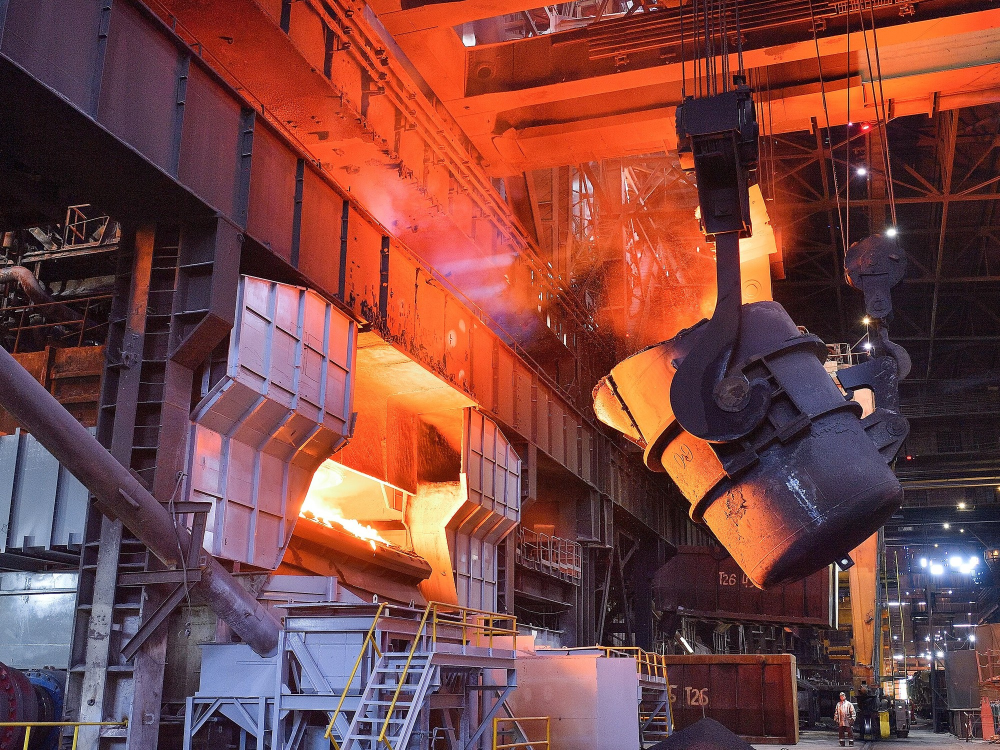
#> input picture paper_figures/base/fig01a_photo_qarmet_cc0.jpg, 2000 x 1500 px (shown at 1/2 size)
$ python fig01_dual_modal_schematic.py
#> lines starting #> are read from the running program, lines starting #| are printed output that depends on the picture
### B_APMCM_LaTeX/mcm_style.py
"""mcm_style: O-award figure style for MCM/ICM/APMCM papers.

Usage (copy this file next to your plotting code, or add its folder to sys.path):

    import mcm_style as ms
    ms.use_style(palette="euler", profile="apmcm")      # once, before plotting
    fig, ax = ms.subplots(frac=1.0, aspect=0.45)        # sized to the real text width
    ax.plot(x, y, color=ms.C.primary)
    ms.save(fig, "figures/fig_q1_rank_selection")        # -> .pdf (vector) + .png (300 dpi)

Design rules baked in (see SKILL.md for the reasoning):
* figures are drawn at their final printed width, so 8-9 pt text stays 8-9 pt in the PDF;
* serif text (Times) + STIX math to match a LaTeX body set in Times (newtx);
* no top/right spines, light dashed y-grid, no in-figure titles (the caption is the title);
* one palette per paper; `primary` = our model, `baseline` = grey, `good`/`bad` only for signed change.
"""
from __future__ import annotations

import os
from dataclasses import dataclass, field
from typing import Iterable, Sequence

import matplotlib as mpl
import matplotlib.pyplot as plt
import numpy as np
from matplotlib.colors import LinearSegmentedColormap, to_rgb

# --------------------------------------------------------------------------------------
# Text widths (inches) of the two templates this skill targets.
#   mcmthesis   : A4, margin = 1in            -> 210mm - 50.8mm  = 159.2mm = 6.27in
#   apmcmthesis : A4, left/right = 31.8mm     -> 210mm - 63.6mm  = 146.4mm = 5.76in
# --------------------------------------------------------------------------------------
TEXTWIDTH = {"mcm": 6.27, "apmcm": 5.76}

# --------------------------------------------------------------------------------------
# Palettes. Each was distilled from k-means clustering of the coloured pixels in O-award
# papers (see references/o-award-figure-analysis.md). Common structure: a cool dominant hue
# family (60-75 % of coloured area) + ONE warm accent (10-25 %) for the thing to look at.
# --------------------------------------------------------------------------------------


@dataclass(frozen=True)
class Palette:
    name: str
    primary: str      # our model / main series / hero bars
    secondary: str    # second series of the same family (variant, "after", fit)
    tertiary: str     # third series
    accent: str       # warm highlight: the one thing the reader must see
    accent2: str      # second warm tone (rarely needed)
    baseline: str     # baseline / reference / "others" - always neutral
    dark: str         # text-like dark tone for annotations / outlines
    light: str        # pale fill of primary family (bands, shaded regions, table header)
    light_accent: str  # pale fill of accent family (highlight regions / rows)
    good: str         # signed change: improvement (use ONLY for deltas)
    bad: str          # signed change: deterioration (use ONLY for deltas)
    series: tuple = field(default_factory=tuple)  # categorical order, lightness-spread & CVD-checked

    def cycle(self) -> list[str]:
        """Order for multi-series plots. First 3 pass CVD (dE>18) and grayscale (dL>12) checks;
        beyond 3 series ALSO vary marker / linestyle (see SKILL.md)."""
        return list(self.series) if self.series else [self.primary, self.accent, self.secondary, self.tertiary]


PALETTES: dict[str, Palette] = {
    # 2519935 (2025 D, Euler award): indigo/lavender family + peach/terracotta accent.
    "euler": Palette("euler", primary="#4C5D91", secondary="#A99BCF", tertiary="#8FA7D6",
                     accent="#E8956A", accent2="#C46A4A", baseline="#9A9A9A", dark="#2F3A5C",
                     light="#E4E1F1", light_accent="#FBE3D0", good="#3E7CB1", bad="#C8553D",
                     series=("#3B4A7E", "#E8956A", "#8E80C2", "#A9B8DE", "#C46A4A")),
    # 2611034 (2026 C): teal family + salmon accent.
    "teal": Palette("teal", primary="#2F7F91", secondary="#7DB3C0", tertiary="#AFD5DC",
                    accent="#E2876A", accent2="#B85C62", baseline="#9AA3A8", dark="#244A55",
                    light="#DCEEF1", light_accent="#F8DDD2", good="#2F7F91", bad="#C0504D",
                    series=("#2F7F91", "#E2876A", "#1F4F5B", "#8CC3CE", "#B85C62")),
    # 2604153 (2026 E) / 2500759 (2025 C): steel-blue family + sand-gold accent.
    "steel": Palette("steel", primary="#206FAA", secondary="#6C92AB", tertiary="#97BED5",
                     accent="#D9A441", accent2="#B5524A", baseline="#9C9C9C", dark="#24435C",
                     light="#DDEAF4", light_accent="#F6EACB", good="#206FAA", bad="#B5524A",
                     series=("#206FAA", "#D9A441", "#1D3A52", "#B3D0E5", "#B5524A")),
    # 2625185 / 2627711 / 2608346: slate greys + single orange accent (most "serious" look).
    "slate": Palette("slate", primary="#3E5C76", secondary="#748CA3", tertiary="#A9BCCD",
                     accent="#E07B39", accent2="#5E9E6E", baseline="#A0A0A0", dark="#263645",
                     light="#E3EAF0", light_accent="#FBE2D0", good="#3E7CB1", bad="#C8553D",
                     series=("#3E5C76", "#E07B39", "#1F2D3A", "#9FB4C7", "#5E9E6E")),
}


class _ColorNS:
    """Attribute access to the active palette: ms.C.primary, ms.C.accent, ..."""

    def __init__(self) -> None:
        self._p = PALETTES["euler"]

    def __getattr__(self, item):  # noqa: D401
        return getattr(self._p, item)

    @property
    def palette(self) -> Palette:
        return self._p


C = _ColorNS()
_PROFILE = {"profile": "mcm"}


def use_style(palette: str = "euler", profile: str = "mcm", serif: bool = True, base_pt: float = 9.0) -> Palette:
    """Activate a palette + rcParams. profile: 'mcm' (mcmthesis) or 'apmcm' (apmcmthesis)."""
    if palette not in PALETTES:
        raise ValueError(f"unknown palette {palette!r}; choose from {sorted(PALETTES)}")
    if profile not in TEXTWIDTH:
        raise ValueError("profile must be 'mcm' or 'apmcm'")
    C._p = PALETTES[palette]
    _PROFILE["profile"] = profile
    os.environ.setdefault("MPLCONFIGDIR", os.path.join(os.path.expanduser("~"), ".cache", "mpl-mcm"))
    rc = {
        "font.family": "serif" if serif else "sans-serif",
        "font.serif": ["Times New Roman", "Times", "STIXGeneral", "DejaVu Serif"],
        "font.sans-serif": ["Arial", "Helvetica", "DejaVu Sans"],
        "mathtext.fontset": "stix" if serif else "dejavusans",
        "font.size": base_pt,
        "axes.labelsize": base_pt,
        "axes.titlesize": base_pt,          # titles discouraged; if used keep them small
        "xtick.labelsize": base_pt - 1,
        "ytick.labelsize": base_pt - 1,
        "legend.fontsize": base_pt - 1,
        "legend.frameon": False,
        "legend.handlelength": 1.6,
        "axes.spines.top": False,
        "axes.spines.right": False,
        "axes.linewidth": 0.7,
        "axes.edgecolor": "#444444",
        "axes.labelcolor": "#222222",
        "xtick.color": "#444444",
        "ytick.color": "#444444",
        "xtick.major.width": 0.6,
        "ytick.major.width": 0.6,
        "xtick.major.size": 3,
        "ytick.major.size": 3,
        "axes.grid": True,
        "axes.grid.axis": "y",
        "grid.color": "#D9D9D9",
        "grid.linestyle": "--",
        "grid.linewidth": 0.5,
        "axes.axisbelow": True,
        "axes.prop_cycle": mpl.cycler(color=C.palette.cycle()),
        "lines.linewidth": 1.4,
        "lines.markersize": 4,
        "patch.linewidth": 0.6,
        "figure.dpi": 150,
        "savefig.dpi": 300,
        "savefig.bbox": "tight",
        "savefig.pad_inches": 0.03,
        "pdf.fonttype": 42,                 # embed TrueType -> selectable text, no Type-3
        "ps.fonttype": 42,
        "axes.unicode_minus": False,
        "image.cmap": "viridis",
    }
    mpl.rcParams.update(rc)
    mpl.colormaps.register(cmap("seq"), name=f"mcm_{palette}_seq", force=True)
    mpl.colormaps.register(cmap("div"), name=f"mcm_{palette}_div", force=True)
    return C.palette


def textwidth(profile: str | None = None) -> float:
    return TEXTWIDTH[profile or _PROFILE["profile"]]


# [12 lines left out: functions figsize, subplots, not called in this run]


def cmap(kind: str = "seq", palette: str | None = None) -> LinearSegmentedColormap:
    """'seq': white -> light -> primary -> dark (magnitudes, densities, heatmaps).
    'div': accent <- white -> primary (signed values: residuals, correlations, deltas)."""
    p = PALETTES[palette] if palette else C.palette
    if kind == "seq":
        return LinearSegmentedColormap.from_list(f"{p.name}_seq", ["#FFFFFF", p.light, p.tertiary, p.primary, p.dark])
    if kind == "div":
        return LinearSegmentedColormap.from_list(f"{p.name}_div", [p.accent2, p.accent, "#F7F7F7", p.tertiary, p.primary])
    raise ValueError("kind must be 'seq' or 'div'")


def save(fig, path_no_ext: str, formats: Sequence[str] = ("pdf", "png"), dpi: int = 300, close: bool = True) -> list[str]:
    """Save vector PDF (for LaTeX) + 300-dpi PNG (for quick viewing / Word). Returns paths."""
    os.makedirs(os.path.dirname(path_no_ext) or ".", exist_ok=True)
    out = []
    for f in formats:
        p = f"{path_no_ext}.{f}"
        fig.savefig(p, dpi=dpi)
        out.append(p)
    if close:
        plt.close(fig)
    return out


# --------------------------------------------------------------------------------------
# Annotation helpers - the "O-award touches": direct labels, signed deltas, named regions,
# reference lines, uncertainty bands, inset zoom.
# --------------------------------------------------------------------------------------

# [46 lines left out: functions label_bars, delta_label, shade_regions, ref_line, not called in this run]


def band(ax, x, lo, hi, color: str | None = None, alpha: float = 0.25, label: str | None = None):
    """Uncertainty / prediction-interval band in the pale tone of the series colour."""
    return ax.fill_between(x, lo, hi, color=color or C.primary, alpha=alpha, lw=0, label=label)


# [45 lines left out: functions inset_zoom, panel_label, emphasize, tornado, not called in this run]


# --------------------------------------------------------------------------------------
# Accessibility check: colour-vision-deficiency simulation (Machado et al. 2009, severity 1)
# and grayscale lightness separation. Run `python mcm_style.py` to print a report.
# --------------------------------------------------------------------------------------
_CVD = {
    "deuteranopia": np.array([[0.367322, 0.860646, -0.227968], [0.280085, 0.672501, 0.047413], [-0.011820, 0.042940, 0.968881]]),
    "protanopia": np.array([[0.152286, 1.052583, -0.204868], [0.114503, 0.786281, 0.099216], [-0.003882, -0.048116, 1.051998]]),
    "tritanopia": np.array([[1.255528, -0.076749, -0.178779], [-0.078411, 0.930809, 0.147602], [0.004733, 0.691367, 0.303900]]),
}


def _lin(c):
    c = np.asarray(c, float)
    return np.where(c <= 0.04045, c / 12.92, ((c + 0.055) / 1.055) ** 2.4)


# [24 lines left out: functions _lab, _simulate, check_palette, not called in this run]


# [4 lines that do not run on import are left out]

### paper_figures/style.py
"""Shared figure style for the Problem B paper.

Every figure uses the same palette (steel), the APMCM text width (5.76 in) and the same
semantic colours, so a reader can recognise a quantity by its colour across the paper:

    CO   -> brick red      CO2  -> steel blue     O2 / lance flow / model -> navy
    6B   -> light steel    6C   -> navy           highlight (ours, key value) -> sand gold
    Stages I-IV -> four pale tints shared by Figures 10 and 11
"""
from __future__ import annotations

import os
import sys

import numpy as np
from matplotlib.colors import LinearSegmentedColormap

HERE = os.path.dirname(os.path.abspath(__file__))
REPO = os.path.dirname(HERE)
sys.path.insert(0, os.path.join(REPO, "tools"))
import mcm_style as ms  # noqa: E402

DATA = os.path.join(HERE, "data")
OUT = os.path.join(HERE, "out")
os.makedirs(OUT, exist_ok=True)

ms.use_style(palette="euler", profile="apmcm", base_pt=9.0)
C = ms.C

# --- Euler-Award look (2519935): grey-lavender panel, white grid, no spines, sans font, navy axis labels ---
import matplotlib as mpl  # noqa: E402

LABEL = "#1F2A78"
PANEL = "#EAEAF2"
mpl.rcParams.update({
    "font.family": "sans-serif",
    "font.sans-serif": ["Arial", "Helvetica", "DejaVu Sans"],
    "mathtext.fontset": "dejavusans",
    "axes.facecolor": PANEL,
    "axes.edgecolor": PANEL,
    "axes.spines.left": False, "axes.spines.bottom": False,
    "axes.spines.top": False, "axes.spines.right": False,
    "axes.grid": True, "axes.grid.axis": "both",
    "grid.color": "white", "grid.linestyle": "-", "grid.linewidth": 0.8,
    "axes.labelcolor": LABEL,
    "xtick.color": "#333333", "ytick.color": "#333333",
    "xtick.major.size": 0, "ytick.major.size": 0,
    "xtick.major.pad": 2.5, "ytick.major.pad": 2.5,
    "legend.frameon": True, "legend.facecolor": "#E3E3EE", "legend.edgecolor": "none", "legend.framealpha": 0.9,
    "font.size": 8.5, "axes.labelsize": 9, "xtick.labelsize": 7.5, "ytick.labelsize": 7.5, "legend.fontsize": 7.5,
})

INDIGO = "#4F6096"     # primary (Euler dark bar)
LAVENDER = "#B3A6CF"   # secondary (Euler light bar)
PINK = "#DDB6C6"
PEACH = "#F4C38F"
SALMON = "#E0876A"
BRICK = "#B4605A"
NAVY = "#2E3A6B"

CO = SALMON
CO2 = INDIGO
O2 = NAVY
MODEL = NAVY
GOLD = PEACH
GREY = "#9A9AA8"
G6B = LAVENDER
G6C = INDIGO
GROUP_COLOR = {"6B": G6B, "6C": G6C}
STAGE_TINT = ["#DCDCEC", "#F3E3D6", "#E3E3EC", "#EBDDE4"]
STAGE_NAME = ["I", "II", "III", "IV"]

# Euler heat-map ramp: indigo -> lavender -> pink -> peach -> cream (monotone in lightness)
FLAME = LinearSegmentedColormap.from_list(
    "flame_euler", ["#26305E", "#4F6096", "#8F8BC2", "#D7AFC6", "#F4C38F", "#FCEBD2"])
DIV = LinearSegmentedColormap.from_list("div_euler", ["#3E4F86", "#9FA6D0", "#F5F5F8", "#EDB49C", "#B4605A"])
TEXTW = ms.textwidth("apmcm")


def load(name: str):
    return np.load(os.path.join(DATA, name), allow_pickle=True)


def save(fig, name: str):
    paths = ms.save(fig, os.path.join(OUT, name))
    print("saved", paths[0])
    return paths


# [14 lines left out: functions stage_shading, corner, not called in this run]

### paper_figures/fig01_dual_modal_schematic.py
"""Figure 1 - (a) a real converter shop, (b) the dual-modal measurement at the converter. Width 1.0.

(a) base/fig01a_photo_qarmet_cc0.jpg: "Конвертерный цех Qarmet.jpg" by DDEKK, Wikimedia Commons, CC0
    (cropped to 4:3, https://commons.wikimedia.org/wiki/File:Конвертерный_цех_Qarmet.jpg).
(b) base/fig01_base_render.png: AI-generated text-free illustration; every label is added here.
"""
import os

import matplotlib.pyplot as plt
from PIL import Image

from style import HERE, TEXTW, save

photo = Image.open(os.path.join(HERE, "base", "fig01a_photo_qarmet_cc0.jpg")).convert("RGB")
#> photo is the input picture: PIL image 2000x1500 RGB; mean R, G, B 121, 68.8, 66.2
render = Image.open(os.path.join(HERE, "base", "fig01_base_render.png")).convert("RGB")
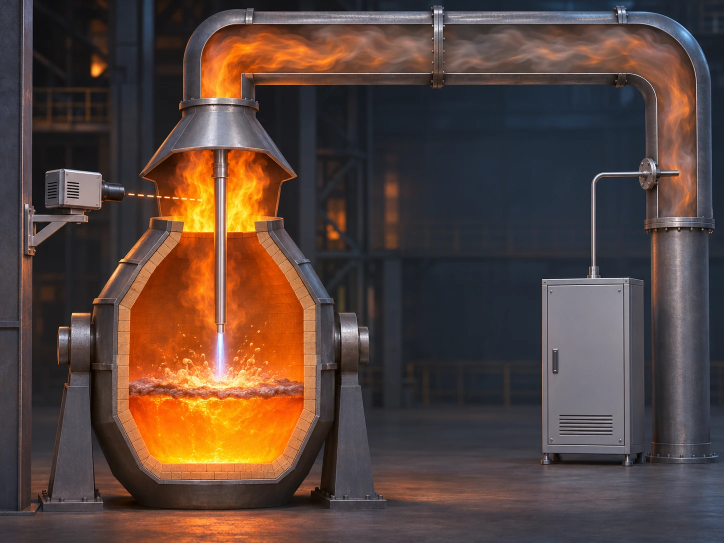
#> input picture paper_figures/base/fig01_base_render.png, 1448 x 1086 px (shown at 1/2 size)
#> render is the input picture: PIL image 1448x1086 RGB; mean R, G, B 88.1, 68, 59.8

GAP = 0.025                      # gap between panels, fraction of figure width
PW = (1 - GAP) / 2               # panel width (fraction)
ASPECT = 3 / 4                   # both panels are 4:3
CAP = 0.075                      # room below the panels for "(a)" / "(b)", fraction of figure height
W = TEXTW
H = W * PW * ASPECT / (1 - CAP)
fig = plt.figure(figsize=(W, H))

NAVY, TEAL, SALMON = "#1F2A78", "#1E8C7E", "#D4624A"
FS = 6.0


def panel(x0, img):
#> called with x0 = 0
    ax = fig.add_axes([x0, CAP, PW, 1 - CAP])
    w, h = img.size
#> w = 2000; h = 1500
    ax.imshow(img, extent=[0, w, h, 0], interpolation="none")
    ax.set_xlim(0, w)
    ax.set_ylim(h, 0)
    ax.axis("off")
    return ax


axa = panel(0, photo)
axb = panel(PW + GAP, render)
for x0, tag in ((0, "(a)"), (PW + GAP, "(b)")):
    fig.text(x0 + PW / 2, CAP / 2, tag, ha="center", va="center", fontsize=8.5, weight="bold", color="#222222")

# (b) labels on the render (coordinates in render pixels, 1448 x 1086); arrows start at the label edge
import matplotlib.patheffects as pe

HALO = [pe.Stroke(linewidth=2.4, foreground="white"), pe.Normal()]


def label(x, y, text, target=None, ha="left"):
    kw = dict(fontsize=FS, weight="bold", color=NAVY, ha=ha, va="center", zorder=5,
              bbox=dict(boxstyle="round,pad=0.3,rounding_size=0.5", fc="white", ec="none", alpha=0.95))
    if target is None:
        axb.text(x, y, text, **kw)
        return
    a = axb.annotate(text, xy=target, xytext=(x, y), **kw,
                     arrowprops=dict(arrowstyle="-|>", color=NAVY, lw=0.9, mutation_scale=7, shrinkA=0, shrinkB=1))
    a.arrow_patch.set_path_effects(HALO)


def tag(x, y, text, color):
    axb.text(x, y, text, fontsize=FS - 0.3, color="white", weight="bold", ha="left", va="center", zorder=6,
             bbox=dict(boxstyle="round,pad=0.28,rounding_size=0.5", fc=color, ec="none"))


label(40, 500, "Spectrometer", target=(140, 425))
tag(40, 555, "real time", TEAL)
label(640, 330, "Mouth flame", target=(470, 380))
label(640, 560, "O$_2$ lance", target=(450, 560))
label(640, 800, "Molten bath", target=(480, 830))
label(760, 250, "Flue-gas duct ($\\Delta V_{\\mathrm{pipe}}$)", target=(900, 155))
label(1010, 470, "Gas analyzer", target=(1150, 560))
tag(1010, 525, "delayed", SALMON)

paths = save(fig, "fig01_dual_modal_schematic")
#> the loop in save, `for f in formats:` made 2 passes
#> pass 1, in save, `fig.savefig(p, dpi=dpi)`:
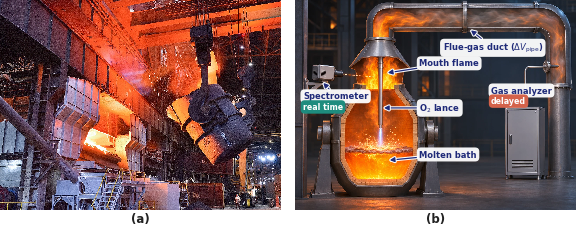
#> figure drawn by matplotlib, 2 panels
fig.savefig(paths[1], dpi=450, bbox_inches="tight", pad_inches=0.01)
